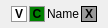
<?xml version="1.0" encoding="UTF-8"?>
<ui version="4.0">
 <class>ObjectControlWidget</class>
 <widget class="QWidget" name="ObjectControlWidget">
  <property name="geometry">
   <rect>
    <x>0</x>
    <y>0</y>
    <width>101</width>
    <height>28</height>
   </rect>
  </property>
  <property name="sizePolicy">
   <sizepolicy hsizetype="Preferred" vsizetype="Preferred">
    <horstretch>0</horstretch>
    <verstretch>0</verstretch>
   </sizepolicy>
  </property>
  <property name="minimumSize">
   <size>
    <width>0</width>
    <height>0</height>
   </size>
  </property>
  <property name="windowTitle">
   <string>Form</string>
  </property>
  <property name="styleSheet">
   <string notr="true">background-color: none;</string>
  </property>
  <layout class="QHBoxLayout" name="horizontalLayout">
   <property name="spacing">
    <number>2</number>
   </property>
   <property name="topMargin">
    <number>4</number>
   </property>
   <property name="bottomMargin">
    <number>4</number>
   </property>
   <item>
    <widget class="QPushButton" name="visible_check">
     <property name="minimumSize">
      <size>
       <width>16</width>
       <height>16</height>
      </size>
     </property>
     <property name="maximumSize">
      <size>
       <width>16</width>
       <height>16</height>
      </size>
     </property>
     <property name="styleSheet">
      <string notr="true">QPushButton{
	border: 1px solid #999;
	background-color: none;
	font: bold;
	width: 15px;
	height: 15px;
}

QPushButton::hover{
	border: 1px solid white;
}

QPushButton::checked{
	background-color: white;
	color: black;
}</string>
     </property>
     <property name="text">
      <string>V</string>
     </property>
     <property name="checkable">
      <bool>true</bool>
     </property>
     <property name="checked">
      <bool>true</bool>
     </property>
    </widget>
   </item>
   <item>
    <widget class="QPushButton" name="color_button">
     <property name="minimumSize">
      <size>
       <width>16</width>
       <height>16</height>
      </size>
     </property>
     <property name="maximumSize">
      <size>
       <width>16</width>
       <height>16</height>
      </size>
     </property>
     <property name="styleSheet">
      <string notr="true">QPushButton{
	border: 1px solid #999;
	background-color: green;
	font: bold;
	width: 15px;
	height: 15px;
}</string>
     </property>
     <property name="text">
      <string>C</string>
     </property>
     <property name="checkable">
      <bool>false</bool>
     </property>
     <property name="checked">
      <bool>false</bool>
     </property>
    </widget>
   </item>
   <item>
    <widget class="QLabel" name="name_label">
     <property name="text">
      <string>Name</string>
     </property>
    </widget>
   </item>
   <item>
    <spacer name="horizontalSpacer">
     <property name="orientation">
      <enum>Qt::Horizontal</enum>
     </property>
     <property name="sizeHint" stdset="0">
      <size>
       <width>40</width>
       <height>20</height>
      </size>
     </property>
    </spacer>
   </item>
   <item>
    <widget class="QPushButton" name="delete_button">
     <property name="minimumSize">
      <size>
       <width>16</width>
       <height>16</height>
      </size>
     </property>
     <property name="maximumSize">
      <size>
       <width>16</width>
       <height>16</height>
      </size>
     </property>
     <property name="styleSheet">
      <string notr="true">QPushButton{
	border: 1px solid black;
	background-color: #999;
	font: bold;
	width: 15px;
	height: 15px;
}

QPushButton::hover{
	background-color: red;
}</string>
     </property>
     <property name="text">
      <string>X</string>
     </property>
    </widget>
   </item>
  </layout>
 </widget>
 <resources/>
 <connections/>
</ui>
